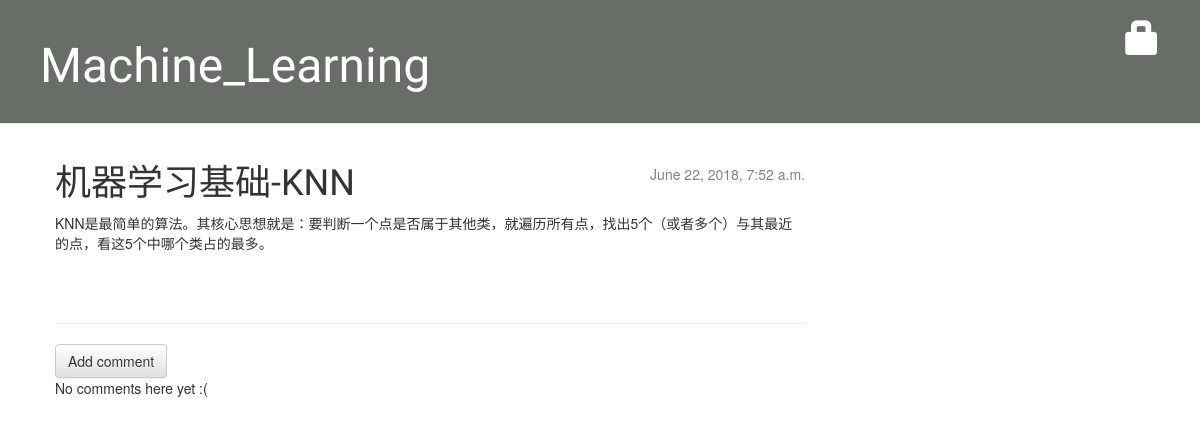
Page /post/2/ on the earlier database version.
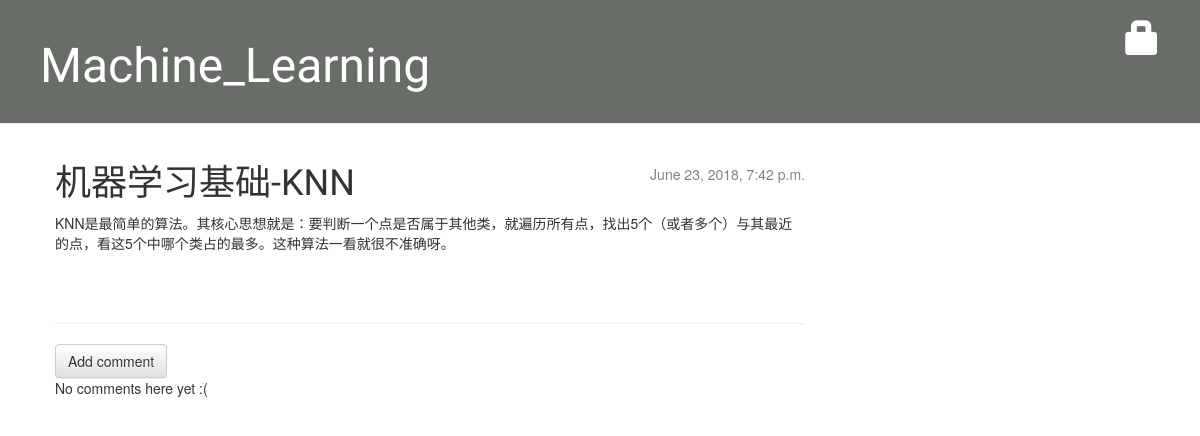
Same page on the later database version.
### blog/models.py (models this page shows, shortened)
class Post(models.Model):
	author = models.ForeignKey('auth.User', on_delete = models.CASCADE)
	title = models.CharField(max_length = 200)
	text = models.TextField()
	created_date = models.DateTimeField(default = timezone.now)
	published_date = models.DateTimeField(blank = True, null = True)

### blog/views.py (the view)
# urls.py: path('post/<int:pk>/', views.post_detail, name='post_detail'),
def post_detail(request, pk):
	post = get_object_or_404(Post, pk=pk)
	return render(request, 'blog/post_detail.html', {'post': post})

### blog/templates/blog/post_detail.html (shortened to what this page needs)
    {% extends 'blog/base.html' %}
	{% load markdown_deux_tags %}
    {% block content %}
        <div class="post content-markdown">
			{% if post.published_date %}
				<div class="date">
					{{ post.published_date }}
				</div>
			{% else %}
				<a class="btn btn-default" href="{% url 'post_publish' pk=post.pk %}">Publish</a>
			{% endif %}
            <h1>{{ post.title }}</h1>
            <p>{{ post.text|markdown}}</p>
        </div>
	<hr>
	<a class="btn btn-default" href="{% url 'add_comment_to_post' pk=post.pk %}">Add comment</a>
	{% for comment in post.comments.all %}
    {% if user.is_authenticated or comment.approved_comment %}
    <div class="comment">
        <div class="date">
            {{ comment.created_date }}
            {% if not comment.approved_comment %}
                <a class="btn btn-default" href="{% url 'comment_remove' pk=comment.pk %}"><span class="glyphicon glyphicon-remove"></span></a>
                <a class="btn btn-default" href="{% url 'comment_approve' pk=comment.pk %}"><span class="glyphicon glyphicon-ok"></span></a>
            {% endif %}
        </div>
        <strong>{{ comment.author }}</strong>
        <p>{{ comment.text|linebreaks }}</p>
    </div>
    {% endif %}
	{% empty %}
    <p>No comments here yet :(</p>
	{% endfor %}
    {% endblock %}

Differences in the rows shown:
changed Post "机器学习基础-KNN": published_date "June 22, 2018, 7:52 a.m." → "June 23, 2018, 7:42 p.m."; text "KNN是最简单的算法。其核心思想就是：要判断一个点是否属于其他类，就遍历所有点，找出5个（或者多个）与其最近的点，看这5个中哪个类占的最多。" → "KNN是最简单的算法。其核心思想就是：要判断一个点是否属于其他类，就遍历所有点，找出5个（或者多个）与其最近的点，看这5个中哪个类占的最多。这种算法一看就很不准确呀。"
